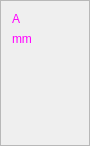
             <widget class="QFrame" name="frame_8">
              <property name="sizePolicy">
               <sizepolicy hsizetype="Minimum" vsizetype="Maximum">
                <horstretch>0</horstretch>
                <verstretch>0</verstretch>
               </sizepolicy>
              </property>
              <property name="minimumSize">
               <size>
                <width>90</width>
                <height>0</height>
               </size>
              </property>
              <property name="maximumSize">
               <size>
                <width>60</width>
                <height>16777215</height>
               </size>
              </property>
              <property name="frameShape">
               <enum>QFrame::StyledPanel</enum>
              </property>
              <property name="frameShadow">
               <enum>QFrame::Raised</enum>
              </property>
              <layout class="QGridLayout" name="gridLayout_17">
               <item row="1" column="0">
                <widget class="QLabel" name="label_17">
                 <property name="sizePolicy">
                  <sizepolicy hsizetype="Preferred" vsizetype="Preferred">
                   <horstretch>0</horstretch>
                   <verstretch>0</verstretch>
                  </sizepolicy>
                 </property>
                 <property name="styleSheet">
                  <string notr="true">color: rgb(255, 0, 255);
font: 12pt &quot;Microsoft JhengHei UI&quot;;</string>
                 </property>
                 <property name="text">
                  <string>A</string>
                 </property>
                </widget>
               </item>
               <item row="2" column="0">
                <widget class="QLabel" name="label_18">
                 <property name="styleSheet">
                  <string notr="true">color: rgb(255, 0, 255);
font: 12pt &quot;Microsoft JhengHei UI&quot;;</string>
                 </property>
                 <property name="text">
                  <string>mm</string>
                 </property>
                </widget>
               </item>
               <item row="4" column="0">
                <widget class="QLabel" name="label_30">
                 <property name="styleSheet">
                  <string notr="true">color: rgb(255, 0, 255);
font: 12pt &quot;Microsoft JhengHei UI&quot;;</string>
                 </property>
                 <property name="text">
                  <string/>
                 </property>
                </widget>
               </item>
               <item row="6" column="0">
                <widget class="QLabel" name="label_41">
                 <property name="styleSheet">
                  <string notr="true">color: rgb(255, 0, 255);
font: 12pt &quot;Microsoft JhengHei UI&quot;;</string>
                 </property>
                 <property name="text">
                  <string/>
                 </property>
                </widget>
               </item>
               <item row="3" column="0">
                <widget class="QLabel" name="label_45">
                 <property name="sizePolicy">
                  <sizepolicy hsizetype="Preferred" vsizetype="Preferred">
                   <horstretch>0</horstretch>
                   <verstretch>0</verstretch>
                  </sizepolicy>
                 </property>
                 <property name="font">
                  <font>
                   <family>Microsoft YaHei UI</family>
                   <pointsize>12</pointsize>
                  </font>
                 </property>
                 <property name="styleSheet">
                  <string notr="true">color: rgb(255, 170, 0);</string>
                 </property>
                 <property name="text">
                  <string/>
                 </property>
                </widget>
               </item>
               <item row="5" column="0">
                <widget class="QLabel" name="label_40">
                 <property name="sizePolicy">
                  <sizepolicy hsizetype="Preferred" vsizetype="Preferred">
                   <horstretch>0</horstretch>
                   <verstretch>0</verstretch>
                  </sizepolicy>
                 </property>
                 <property name="font">
                  <font>
                   <family>Microsoft YaHei UI</family>
                   <pointsize>12</pointsize>
                  </font>
                 </property>
                 <property name="styleSheet">
                  <string notr="true">color: rgb(255, 170, 0);</string>
                 </property>
                 <property name="text">
                  <string/>
                 </property>
                </widget>
               </item>
              </layout>
             </widget>
